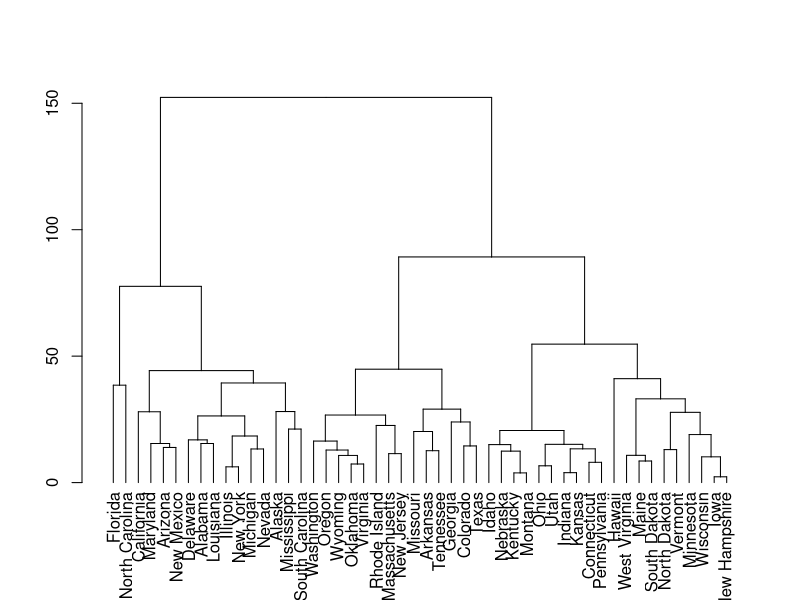

R code for this plot:
USArrests

TestClust <- hclust(dist(USArrests, method= "euclidean"), method = "average")
TestClust

#Shows that the dendrogram X axis labels will be driven by the hierarchy of the dendrogram
plot(as.dendrogram(TestClust))

#The labels function of hclust function are a vector the matches the left to right ordering of the dendrogram
labels(TestClust)


#The cutree function returns cluster assignments that are based on a least to greatest ordering of the name of the objects being clustered
cvec <- cutree(TestClust, k = 2)
cvec

#It's possible to see the size of each cluster by creating a table. Since the cluster number is used to do the grouping
#it will match the cluster order of the dendrogram. This will let you loop through the group sizes to dynamically
#assign K clusters instead of doing this manually. 
groups.2 <- as.data.frame(table(cvec))



